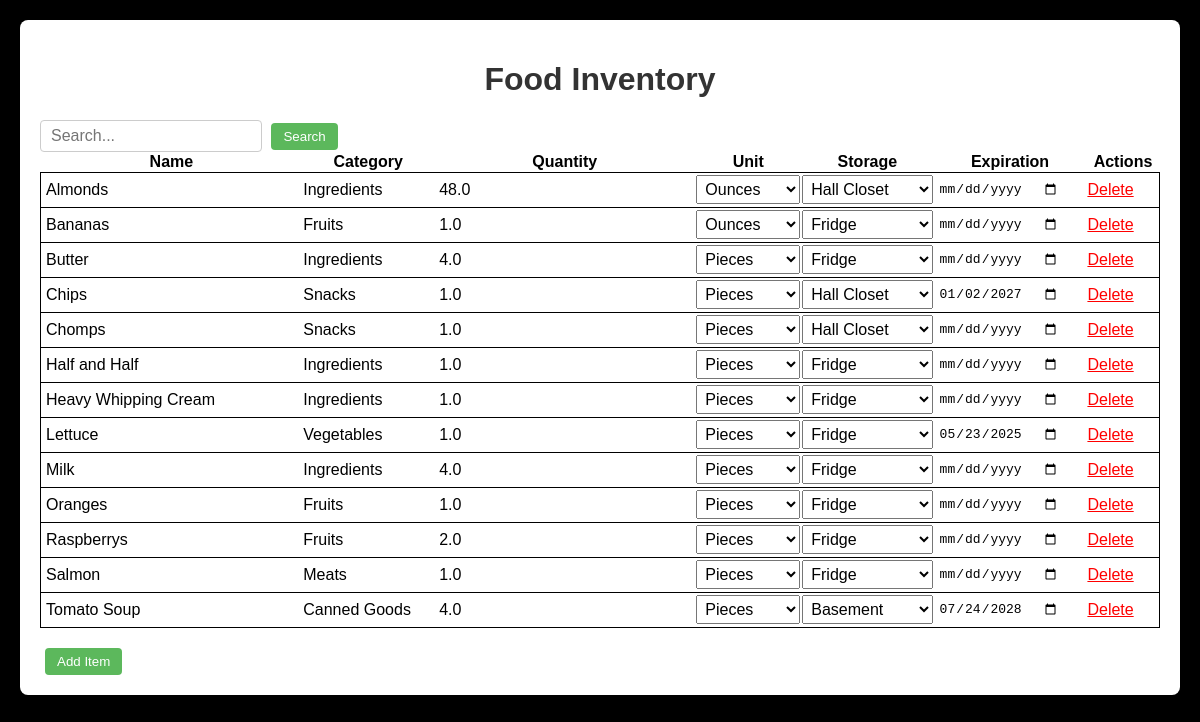
/main/, run on the app's committed database.
### main/models.py (models this page shows, shortened)
class FoodItem(models.Model):
        name = models.CharField(max_length=100, unique=True)
        category = models.ForeignKey(Category, on_delete=models.CASCADE)
        quantity = models.FloatField()
        unit = models.CharField(max_length=50, choices=[('pcs', 'Pieces'), ('lbs', 'Pounds'), ('oz', 'Ounces')])
        storage_location = models.CharField(max_length=100, choices=[('fridge', 'Fridge'), ('basement', 'Basement'), ('hall_closet', 'Hall Closet')])
        expiration_date = models.DateField(null=True, blank=True)

class Category(models.Model):
    name = models.CharField(max_length=100, unique=True)

### main/views.py (the view)
# urls.py: path("", inventory_list, name="inventory_list"),
def inventory_list(request):
    query = request.GET.get('q', '')
    items = FoodItem.objects.all()
    if query:
        items = items.filter(
            Q(name__icontains=query) |
            Q(category__name__icontains=query) |
            Q(storage_location__icontains=query)
        )
    items = items.order_by('name')  # Keep alphabetized
    unit_choices = FoodItem._meta.get_field('unit').choices
    storage_choices = FoodItem._meta.get_field('storage_location').choices
    return render(request, 'main/inventory_list.html', {
        'items': items,
        'unit_choices': unit_choices,
        'storage_choices': storage_choices,
        'query': query,
    })

### main/templates/main/inventory_list.html (shortened to what this page needs)
{% load static %}
<!DOCTYPE html>
<html lang="en">
<head>
    <link rel="stylesheet" href="{% static 'main/styles.css' %}">
</head>
<body>
    <div class="container">
        <h1>Food Inventory</h1>
        <form class"food-search" method="get" action=".">
            <input type="text" name="q" placeholder="Search..." value="{{ query }}">
            <button type="submit">Search</button>
        </form>
        <table class="food-sheet">
            <tr class="header-row">
                <th>Name</th>
                <th>Category</th>
                <th>Quantity</th>
                <th>Unit</th>
                <th>Storage</th>
                <th>Expiration</th>
                <th>Actions</th>
            </tr>
            {% for item in items %}
            <tr class="food-row" data-id="{{ item.id }}">
                <td><input value="{{ item.name }}" data-field="name"></td>
                <td>{{ item.category.name }}</td>
                <td><input type="number" step="0.1" value="{{ item.quantity }}" data-field="quantity"></td>
                <td>
                    <select data-field="unit">
                        {% for code, label in unit_choices %}
                        <option value="{{ code }}" {% if item.unit == code %}selected{% endif %}>{{ label }}</option>
                        {% endfor %}
                    </select>
                </td>
                <td>
                    <select data-field="storage_location">
                        {% for code, label in storage_choices %}
                        <option value="{{ code }}" {% if item.storage_location == code %}selected{% endif %}>{{ label }}</option>
                        {% endfor %}
                    </select>
                </td>
                <td><input type="date" value="{{ item.expiration_date|date:'Y-m-d' }}" data-field="expiration_date"></td>
                <td>
                    <a href="{% url 'delete_food_item' item.id %}" class="btn-delete">Delete</a>
                </td>
            </tr>
            {% endfor %}
        </table>
        <a class="add-link" href="{% url 'add_food_item' %}">
            <button class="add-item-button">Add Item</button>
        </a>
    </div>
</body>
</html>

### main/static/main/styles.css (style rules this page uses)
html { background-color: #000; }
.food-sheet input { width: 80%; border: none; }
body { font-family: Arial, sans-serif; background-color: #000; margin: 0; padding: 20px; }
.container { max-width: 100%; margin: auto; background: white; padding: 20px; box-shadow: 0px 0px 10px rgba(0, 0, 0, 0.1); border-radius: 8px; }
h1 { color: #333; text-align: center; }
button { background-color: #007bff; color: white; border: none; padding: 10px 15px; border-radius: 5px; cursor: pointer; }
.btn-delete { color: red; }
.food-row { height: 35px; border: 1px solid black; border-collapse: collapse; }
.add-item-button { margin-top: 20px; }
table.food-sheet { border-collapse: collapse; box-sizing: border-box; text-indent: initial; unicode-bidi: isolate; border-color: #000; margin: 0 auto; table-layout: auto; width: 100%; }
input[type="text"] { padding: 6px 10px; width: 200px; border: 1px solid #ccc; border-radius: 4px; }
button { padding: 6px 12px; margin-left: 5px; background-color: #5cb85c; color: white; border: none; border-radius: 4px; cursor: pointer; }

### main/templates/main/inventory_list.html (style rules this page uses)
input, select { width: 100%; padding: 4px; font-size: 1em; }

### data on the page
FoodItem: name "Almonds", category.name "Ingredients", quantity "48.0", unit "Ounces", storage_location "Hall Closet"
FoodItem: name "Bananas", category.name "Fruits", quantity "1.0", unit "Ounces", storage_location "Fridge"
FoodItem: name "Butter", category.name "Ingredients", quantity "4.0", unit "Pieces", storage_location "Fridge"
FoodItem: name "Chips", category.name "Snacks", quantity "1.0", unit "Pieces", storage_location "Hall Closet", expiration_date "01/02/2027"
FoodItem: name "Chomps", category.name "Snacks", quantity "1.0", unit "Pieces", storage_location "Hall Closet"
FoodItem: name "Half and Half", category.name "Ingredients", quantity "1.0", unit "Pieces", storage_location "Fridge"
FoodItem: name "Heavy Whipping Cream", category.name "Ingredients", quantity "1.0", unit "Pieces", storage_location "Fridge"
FoodItem: name "Lettuce", category.name "Vegetables", quantity "1.0", unit "Pieces", storage_location "Fridge", expiration_date "05/23/2025"
FoodItem: name "Milk", category.name "Ingredients", quantity "4.0", unit "Pieces", storage_location "Fridge"
FoodItem: name "Oranges", category.name "Fruits", quantity "1.0", unit "Pieces"
FoodItem: name "Raspberrys", category.name "Fruits", quantity "2.0", unit "Pieces", storage_location "Fridge"
FoodItem: name "Salmon", category.name "Meats", quantity "1.0", unit "Pieces", storage_location "Fridge"
FoodItem: name "Tomato Soup", category.name "Canned Goods", quantity "4.0", unit "Pieces", storage_location "Basement", expiration_date "07/24/2028"

### other printed values
form field value "Fridge"
